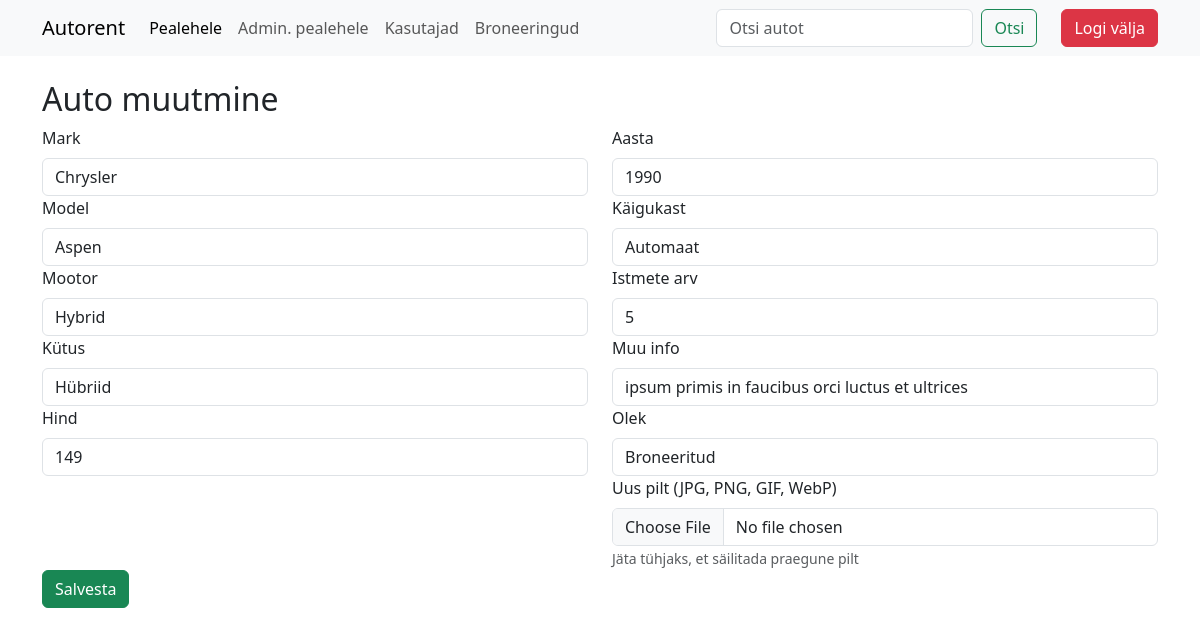
/admin/muuda.php?editid=4 (signed in), run on an earlier commit of the app's database.
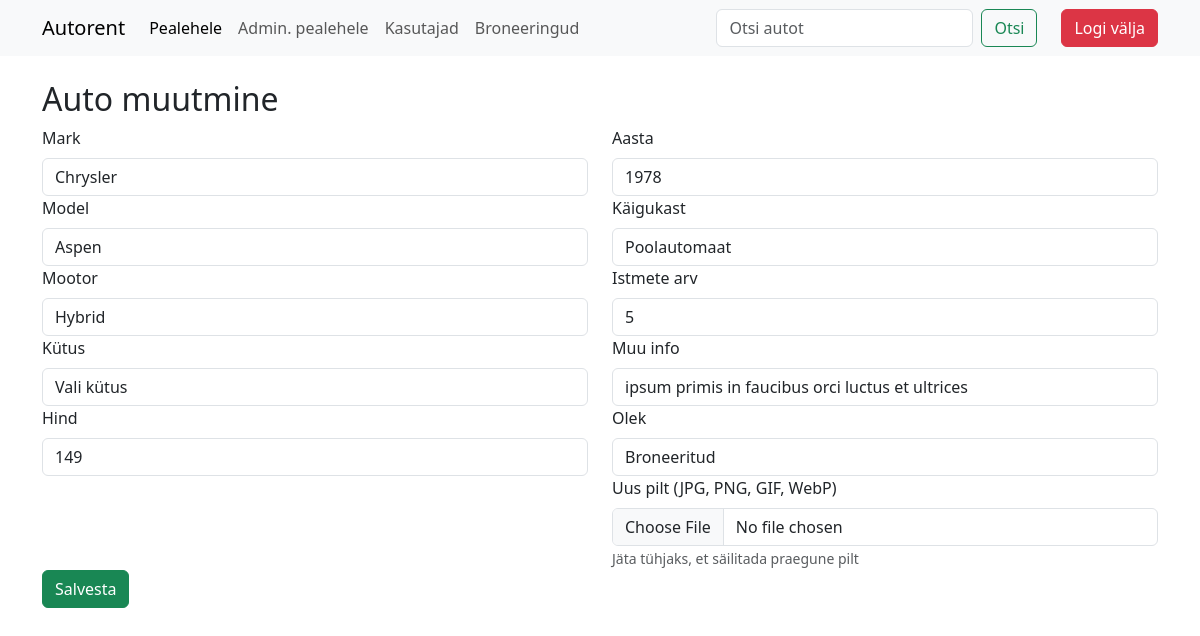
And on a later commit of the database.
### tables this page shows
CREATE TABLE `cars` (
  `id` int(4) NOT NULL,
  `mark` varchar(255) NOT NULL,
  `model` varchar(255) NOT NULL,
  `engine` varchar(255) NOT NULL,
  `fuel` varchar(255) NOT NULL,
  `price` int(4) NOT NULL,
  `image` varchar(255) NOT NULL,
  `year` year(4) NOT NULL,
  `transmission` varchar(225) NOT NULL,
  `seats` int(1) NOT NULL,
  `description` varchar(255) NOT NULL,
  `status` enum('vaba','broneeritud','rendidud','hoolduses') NOT NULL
);

### admin/muuda.php (the view, shortened to what this page needs)
<?php
include('../config.php');
$rida = [];
if(isset($_GET["editid"])){
    $id = (int)$_GET["editid"];
    $paring = "SELECT * FROM cars WHERE id=$id";
    $valjund = mysqli_query($yhendus, $paring);
    $rida = mysqli_fetch_assoc($valjund);
}
?>
<?php include('../header.php'); ?>
<div class="container">
    <h2>Auto muutmine</h2>
    <?php if (!empty($rida)): ?>
    <form action="muuda.php" method="post" enctype="multipart/form-data">
        <div class="row g-4">
            <div class="col-sm-6">
                <label for="mark" class="form-label">Mark</label>
                <input type="text" class="form-control" id="mark" name="mark" value="<?= htmlspecialchars($rida['mark']); ?>" required>
                <label for="model" class="form-label">Model</label>
                <input type="text" class="form-control" id="model" name="model" value="<?= htmlspecialchars($rida['model']); ?>" required>
                <label for="engine" class="form-label">Mootor</label>
                <input type="text" class="form-control" id="engine" name="engine" value="<?= htmlspecialchars($rida['engine']); ?>" required>
                <label for="fuel" class="form-label">Kütus</label>
                <select class="form-control" id="fuel" name="fuel" required>
                    <option value="">Vali kütus</option>
                    <option value="hübriid" <?= $rida['fuel'] === 'hübriid' ? 'selected' : ''; ?>>Hübriid</option>
                </select>
                <label for="price" class="form-label">Hind</label>
                <input type="number" class="form-control" id="price" name="price" value="<?= $rida['price']; ?>" required>
            </div>
            <div class="col-sm-6">
                <label for="year" class="form-label">Aasta</label>
                <input type="number" class="form-control" id="year" name="year" value="<?= $rida['year']; ?>" required>
                <label for="transmission" class="form-label">Käigukast</label>
                <select class="form-control" id="transmission" name="transmission" required>
                    <option value="automaat" <?= $rida['transmission'] === 'automaat' ? 'selected' : ''; ?>>Automaat</option>
                    <option value="poolautomaat" <?= $rida['transmission'] === 'poolautomaat' ? 'selected' : ''; ?>>Poolautomaat</option>
                </select>
                <label for="seats" class="form-label">Istmete arv</label>
                <input type="number" class="form-control" id="seats" name="seats" value="<?= $rida['seats']; ?>" required>
                <label for="description" class="form-label">Muu info</label>
                <input type="text" class="form-control" id="description" name="description" value="<?= htmlspecialchars($rida['description']); ?>">
                <label for="status" class="form-label">Olek</label>
                <select class="form-control" id="status" name="status" required>
                    <option value="broneeritud" <?= $rida['status'] === 'broneeritud' ? 'selected' : ''; ?>>Broneeritud</option>
                </select>
                <label for="image" class="form-label">Uus pilt (JPG, PNG, GIF, WebP)</label>
                <input type="file" class="form-control" id="image" name="image" accept="image/*">
                <small class="text-muted">Jäta tühjaks, et säilitada praegune pilt</small>
            </div>
        </div>
        <input type="submit" value="Salvesta" class="btn btn-success">
    </form>
    <?php else: ?>
        <div class="alert alert-warning">Palun vali auto, mida soovid muuta.</div>
    <?php endif; ?>
</div>
  </body>
</html>

What changed in the data, as far as the page shows it:
changed cars "Chrysler": year "1990" → "1978"; transmission "Automaat" → "Poolautomaat"; fuel "Hübriid" → (not shown)
Also different on the page:
form field fuel: (not shown) → "Vali kütus"
